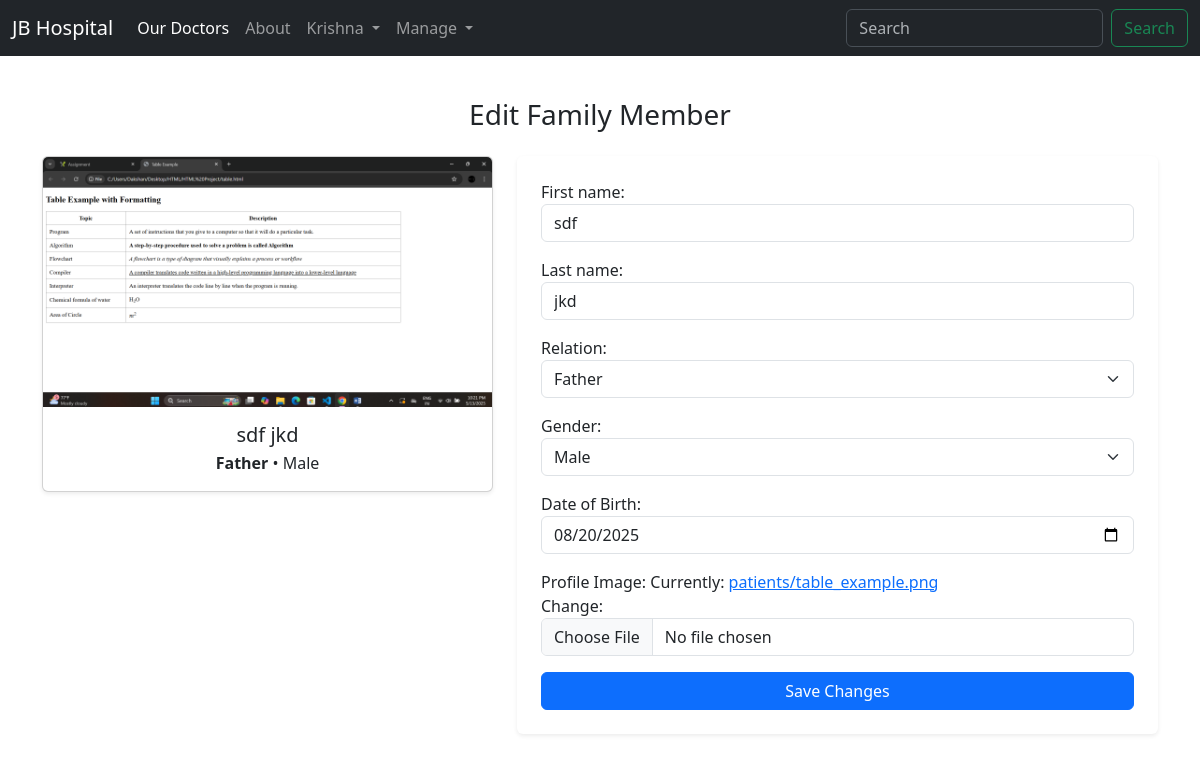
The page /family/edit/4/ (signed in) on the database its author committed.
### patient/models.py (models this page shows, shortened)
class Patient(models.Model):
    RELATION_CHOICES = [
        ('self', 'Self'),
        ('father', 'Father'),
        ('mother', 'Mother'),
        ('spouse', 'Spouse'),
        ('son', 'Son'),
        ('daughter', 'Daughter'),
        ('brother', 'Brother'),
        ('sister', 'Sister'),
        ('grandfather', 'Grandfather'),
        ('grandmother', 'Grandmother'),
        ('other', 'Other'),
    ]
    GENDER_CHOICES = [
        ('m', 'Male'),
        ('f', 'Female'),
        ('o', 'Other'),
    ]
    user = models.ForeignKey(User, on_delete=models.CASCADE, related_name='patients')
    first_name = models.CharField(max_length=200)
    last_name = models.CharField(max_length=200)
    relation = models.CharField(max_length=20, choices=RELATION_CHOICES)
    gender = models.CharField(max_length=6, choices=GENDER_CHOICES)
    img = models.ImageField(upload_to='patients/', null=True)
    dob = models.DateField(null=True)
    class Meta:
        ordering = ["first_name", "last_name"]
        verbose_name = "Patient"
        verbose_name_plural = "Patients"

### patient/views.py (the view, shortened to what this page needs)
# urls.py: path('edit/<int:pk>/', views.EditMemberView.as_view(), name='edit_member'),
class EditMemberView(LoginRequiredMixin, UserPassesTestMixin, UpdateView):
    model = Patient
    form_class = PatientForm
    template_name = "edit_member.html"
    def test_func(self):
        return self.get_object().user == self.request.user

### patient/forms.py
class PatientForm(forms.ModelForm):
    class Meta:
        model = Patient
        fields = ["first_name", "last_name", "relation", "gender", "dob", "img"]
        widgets = {
            "first_name": forms.TextInput(attrs={
                "class": "form-control", "placeholder": "Enter first name"
            }),
            "last_name": forms.TextInput(attrs={
                "class": "form-control", "placeholder": "Enter last name"
            }),
            "relation": forms.Select(attrs={"class": "form-select"}),
            "gender": forms.Select(attrs={"class": "form-select"}),
            "dob": forms.DateInput(attrs={
                "class": "form-control", "type": "date"
            }),
            "img": forms.ClearableFileInput(attrs={"class": "form-control"}),
        }
        labels = {
            "dob": "Date of Birth",
            "img": "Profile Image",
        }

### patient/templates/edit_member.html (shortened to what this page needs)
{% extends "base.html" %}
{% block content %}
<div class="container my-5">
  <h3 class="mb-4 text-center">Edit Family Member</h3>
  <div class="row g-4 align-items-start">
    <div class="col-lg-5 col-md-6">
      <div class="card shadow-sm">
        {% if object.img %}
          <img src="{{ object.img.url }}"
               class="card-img-top img-fluid"
               style="object-fit: cover; height: 250px; object-position: top;">
        {% else %}
          <div class="p-5 text-center text-muted">No Profile Image</div>
        {% endif %}
        <div class="card-body text-center">
          <h5 class="card-title mb-1">{{ object.first_name }} {{ object.last_name }}</h5>
          <p class="card-text"><strong>{{ object.get_relation_display }}</strong> • {{ object.get_gender_display }}</p>
        </div>
      </div>
    </div>
    <div class="col-lg-7 col-md-6">
      <div class="p-4 shadow-sm bg-white rounded">
        <form method="post" enctype="multipart/form-data">
          {% for field in form %}
            <div class="mb-3">
              {{ field.label_tag }}
              {{ field }}
            </div>
          {% endfor %}
          <div class="d-grid">
            <button type="submit" class="btn btn-primary">Save Changes</button>
          </div>
        </form>
      </div>
    </div>
  </div>
</div>
{% endblock %}

### mainapp/templates/includes/navBar.html (shortened to what this page needs)
    <nav class="navbar navbar-expand-lg navbar-dark bg-dark" data-bs-theme="dark">
    <div class="container-fluid">
        <a class="navbar-brand" href="{% url 'homepage' %}">JB Hospital</a>
        <div class="collapse navbar-collapse" id="navbarSupportedContent">
            <ul class="navbar-nav me-auto mb-2 mb-lg-0">
                <li class="nav-item">
                    <a class="nav-link active" aria-current="page" href="{% url 'doctors' %}">Our Doctors</a>
                </li>
                <li class="nav-item">
                    <a class="nav-link" href="{% url 'aboutpage' %}">About</a>
                </li>
                <li class="nav-item dropdown">
                    <a class="nav-link dropdown-toggle" href="#" role="button" data-bs-toggle="dropdown"
                        aria-expanded="false">
                        {% if user.is_authenticated %}
                        {{user.username.capitalize}}
                        {% else %}
                         Accounts
                        {% endif %}
                    </a>
                </li>
                {% if user.is_authenticated %}
                <li class="nav-item dropdown">
                    <a class="nav-link dropdown-toggle" href="#" role="button" data-bs-toggle="dropdown"
                        aria-expanded="false">
                        Manage
                    </a>
                </li>
                {% endif %}
            </ul>
            <form class="d-flex" role="search" method="get" action="{% url 'search_doctors' %}">
                <input class="form-control me-2" type="search" placeholder="Search" aria-label="Search" name="q" value="{{query}}">
                <button class="btn btn-outline-success" type="submit">Search</button>
            </form>
        </div>
</div>
</nav>

### static/css/style.css (style rules this page uses)
* { padding: 0; margin: 0; box-sizing: border-box; }

### rows shown on the page
Patient: img (picture), first_name "sdf", last_name "jkd", relation "Father", gender "Male", form "sdf" "jkd" "Father" "Male" "08/20/2025"

### other values the page prints
{{ user.username.capitalize }} "Krishna"
{{ field.label_tag }} "First name:" "Last name:" "Relation:" "Gender:" "Date of Birth:" "Profile Image:"
